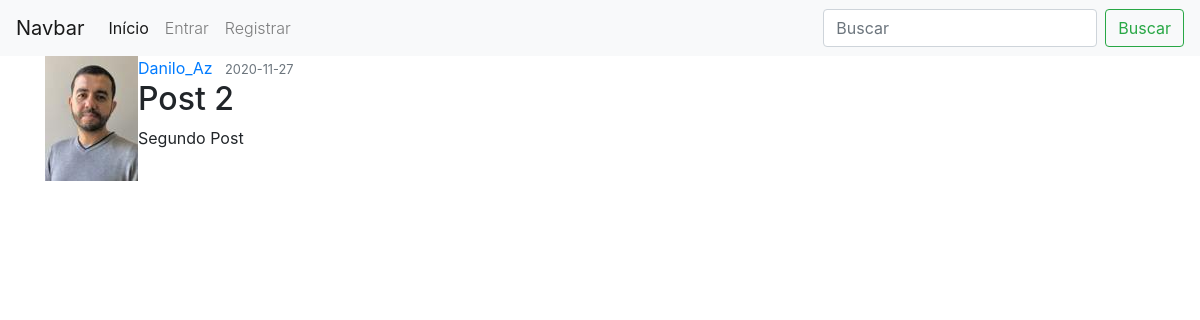
Screenshot of /post/2 with the database file from the repository.
### flaskblog/models.py (models this page shows, shortened)
class User(db.Model, UserMixin):
    id = db.Column(db.Integer, primary_key=True)
    username = db.Column(db.String(20), unique=True, nullable=False)
    email = db.Column(db.String(120), unique=True, nullable=False)
    image_file = db.Column(db.String(20), nullable=False, default='default.jpg')
    password = db.Column(db.String(60), nullable=False)
    posts = db.relationship('Post', backref='author', lazy=True)

class Post(db.Model):
    id = db.Column(db.Integer, primary_key=True)
    title = db.Column(db.String(100), nullable=False)
    date_posted = db.Column(db.DateTime, nullable=False, default= datetime.utcnow)
    content = db.Column(db.Text, nullable=False)
    user_id = db.Column(db.Integer, db.ForeignKey('user.id'), nullable=False)

### flaskblog/blueprints/posts/routes.py (the view)
@posts.route('/post/<int:post_id>')
def post(post_id):
    post=Post.query.get_or_404(post_id)
    return render_template('post.html', title=post.title, post=post)

### flaskblog/templates/post.html (shortened to what this page needs)
{% extends "base.html" %}
{% block content%}
<article class="media content-section">
    <img src="{{ url_for('static',filename='profile_img/'+post.author.image_file) }}" class="rouded-circle article-img">
    <div class="media-body">
        <div class="article-metadata">
            <a class="mr-2" href="#">{{ post.author.username }}</a>
            <small class="text-muted">{{ post.date_posted.strftime('%Y-%m-%d') }}</small>
        </div>
        <h2 class="article-title">{{ post.title }}</h2>
        <p class="article-content">{{ post.content }}</p>
    </div>
</article>
{% endblock content%}

### rows the page displays
User: image_file (picture), author.username "Danilo_Az"
Post: date_posted "2020-11-27", title "Post 2", content "Segundo Post"
